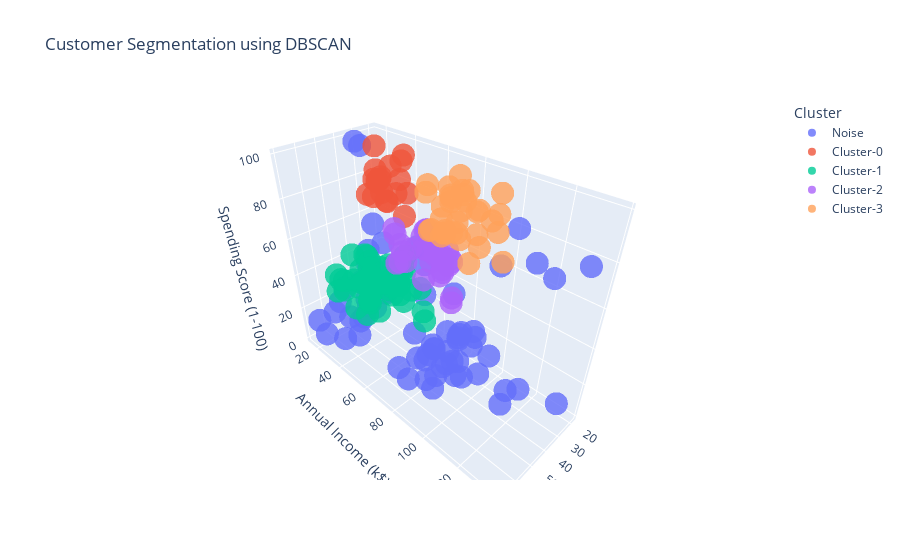

Notebook source saved alongside this figure:
### Markdown cell above
### Plot the 3-D Cluster

### Code cell
# Create DataFrame for plotting
plot_df_dbscan = df[["Age", "Annual Income (k$)", "Spending Score (1-100)"]].copy()
plot_df_dbscan["Cluster"] = "Cluster-" + pd.Series(
    labels, index=plot_df_dbscan.index
).astype(str)

# Mark noise points (-1) clearly
plot_df_dbscan["Cluster"] = plot_df_dbscan["Cluster"].replace("Cluster--1", "Noise")

# Create interactive 3D scatter plot
fig = px.scatter_3d(
    plot_df_dbscan,
    x="Age",
    y="Annual Income (k$)",
    z="Spending Score (1-100)",
    color="Cluster",
    title="Customer Segmentation using DBSCAN",
    opacity=0.8,
)

fig.show()

### Figure 1 — Plotly figure (JSON) as saved in the notebook; plotly's stock layout.template omitted (floating-point values rounded to 4 significant figures)
{"data": [{"hovertemplate": "Cluster=Noise<br>Age=%{x}<br>Annual Income (k$)=%{y}<br>Spending Score (1-100)=%{z}<extra></extra>", "legendgroup": "Noise", "marker": {"color": "#636efa", "opacity": 0.8, "symbol": "circle"}, "mode": "markers", "name": "Noise", "scene": "scene", "showlegend": true, "type": "scatter3d", "x": [19, 20, 31, 35, 64, 67, 35, 58, 37, 35, 52, 35, 35, 46, 54, 45, 35, 40, 60, 53, 49, 42, 36, 65, 34, 38, 40, 59, 47, 20, 44, 19, 57, 28, 25, 34, 43, 44, 47, 37, 34, 56, 19, 50, 42, 36, 40, 36, 52, 58, 59, 37, 46, 41, 54, 41, 34, 32, 33, 38, 47, 35, 45, 32, 32, 30], "y": [15, 16, 17, 18, 19, 19, 19, 20, 20, 21, 23, 23, 24, 25, 28, 28, 28, 29, 30, 33, 33, 34, 37, 38, 58, 67, 69, 71, 71, 73, 73, 74, 75, 76, 77, 78, 78, 78, 78, 78, 78, 79, 81, 85, 86, 87, 87, 87, 88, 88, 93, 97, 98, 99, 101, 103, 103, 103, 113, 113, 120, 120, 126, 126, 137, 137], "z": [39, 6, 40, 6, 3, 14, 99, 15, 13, 35, 29, 98, 35, 5, 14, 32, 61, 31, 4, 4, 14, 17, 26, 35, 60, 40, 58, 11, 9, 5, 7, 10, 5, 40, 12, 22, 17, 20, 16, 1, 1, 35, 5, 26, 20, 27, 13, 10, 13, 15, 14, 32, 15, 39, 24, 17, 23, 69, 8, 91, 16, 79, 28, 74, 18, 83]}, {"hovertemplate": "Cluster=Cluster-0<br>Age=%{x}<br>Annual Income (k$)=%{y}<br>Spending Score (1-100)=%{z}<extra></extra>", "legendgroup": "Cluster-0", "marker": {"color": "#EF553B", "opacity": 0.8, "symbol": "circle"}, "mode": "markers", "name": "Cluster-0", "scene": "scene", "showlegend": true, "type": "scatter3d", "x": [21, 23, 22, 23, 30, 24, 22, 20, 25, 31, 29, 23, 21, 18, 21, 30, 20, 24, 24], "y": [15, 16, 17, 18, 19, 20, 20, 21, 24, 25, 28, 29, 30, 33, 33, 34, 37, 38, 39], "z": [81, 77, 76, 94, 72, 77, 79, 66, 73, 73, 82, 87, 73, 92, 81, 73, 75, 92, 65]}, {"hovertemplate": "Cluster=Cluster-1<br>Age=%{x}<br>Annual Income (k$)=%{y}<br>Spending Score (1-100)=%{z}<extra></extra>", "legendgroup": "Cluster-1", "marker": {"color": "#00cc96", "opacity": 0.8, "symbol": "circle"}, "mode": "markers", "name": "Cluster-1", "scene": "scene", "showlegend": true, "type": "scatter3d", "x": [48, 49, 50, 49, 59, 50, 47, 51, 69, 53, 70, 67, 54, 63, 43, 68, 70, 47, 60, 60, 59, 45, 40, 49, 57, 38, 67, 46, 48, 55, 50, 68, 48, 40, 47, 48, 49, 67, 49, 66, 54, 68, 66, 65, 38, 63, 49, 51, 50, 43, 48], "y": [39, 39, 40, 42, 43, 43, 43, 44, 44, 46, 46, 47, 47, 48, 48, 48, 49, 49, 50, 50, 54, 54, 54, 54, 54, 54, 54, 54, 54, 57, 58, 59, 60, 60, 60, 61, 62, 62, 62, 63, 63, 63, 63, 63, 64, 65, 65, 67, 67, 71, 77], "z": [36, 28, 55, 52, 60, 45, 41, 50, 46, 46, 56, 52, 59, 51, 50, 48, 55, 42, 49, 56, 47, 53, 48, 42, 51, 55, 41, 44, 46, 58, 46, 55, 49, 40, 47, 42, 48, 59, 56, 50, 46, 43, 48, 52, 42, 43, 59, 43, 57, 35, 36]}, {"hovertemplate": "Cluster=Cluster-2<br>Age=%{x}<br>Annual Income (k$)=%{y}<br>Spending Score (1-100)=%{z}<extra></extra>", "legendgroup": "Cluster-2", "marker": {"color": "#ab63fa", "opacity": 0.8, "symbol": "circle"}, "mode": "markers", "name": "Cluster-2", "scene": "scene", "showlegend": true, "type": "scatter3d", "x": [31, 27, 29, 31, 33, 31, 27, 19, 18, 19, 32, 26, 23, 21, 22, 18, 32, 24, 27, 20, 23, 26, 21, 19, 19, 18, 19, 27, 23, 25], "y": [39, 40, 40, 40, 42, 43, 46, 46, 48, 48, 48, 54, 54, 54, 57, 59, 60, 60, 60, 61, 62, 62, 62, 63, 64, 65, 65, 67, 70, 72], "z": [61, 47, 42, 42, 60, 54, 51, 55, 59, 59, 47, 54, 52, 57, 55, 41, 42, 52, 50, 49, 41, 55, 42, 54, 46, 48, 50, 56, 29, 34]}, {"hovertemplate": "Cluster=Cluster-3<br>Age=%{x}<br>Annual Income (k$)=%{y}<br>Spending Score (1-100)=%{z}<extra></extra>", "legendgroup": "Cluster-3", "marker": {"color": "#FFA15A", "opacity": 0.8, "symbol": "circle"}, "mode": "markers", "name": "Cluster-3", "scene": "scene", "showlegend": true, "type": "scatter3d", "x": [39, 31, 40, 38, 39, 31, 29, 32, 35, 32, 32, 28, 32, 34, 39, 38, 27, 30, 30, 29, 31, 36, 33, 32, 28, 36, 30, 27, 35, 32, 29, 30, 28, 36], "y": [69, 70, 71, 71, 71, 72, 73, 73, 74, 75, 76, 77, 77, 78, 78, 78, 78, 78, 78, 79, 81, 85, 86, 87, 87, 87, 88, 88, 93, 97, 98, 99, 101, 103], "z": [91, 77, 95, 75, 75, 71, 88, 73, 72, 93, 87, 97, 74, 90, 88, 76, 89, 78, 73, 83, 93, 75, 95, 63, 75, 92, 86, 69, 90, 86, 88, 97, 68, 85]}], "layout": {"legend": {"title": {"text": "Cluster"}, "tracegroupgap": 0}, "scene": {"domain": {"x": [0, 1], "y": [0, 1]}, "xaxis": {"title": {"text": "Age"}}, "yaxis": {"title": {"text": "Annual Income (k$)"}}, "zaxis": {"title": {"text": "Spending Score (1-100)"}}}, "title": {"text": "Customer Segmentation using DBSCAN"}}}
